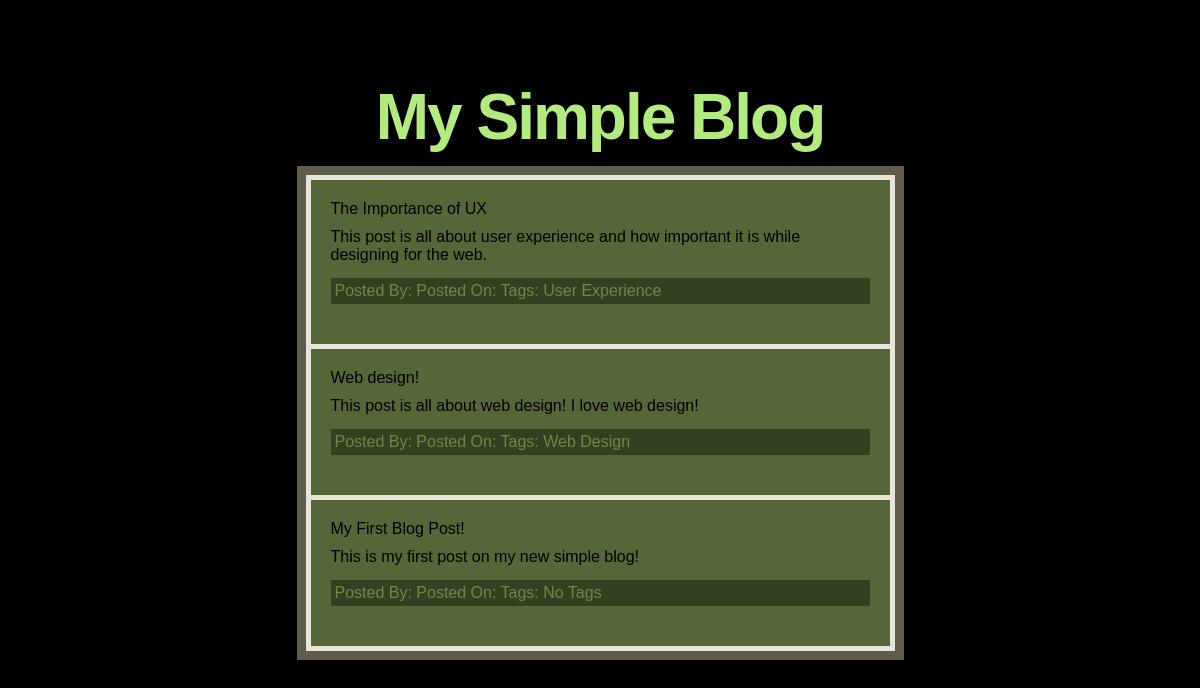
The page / on the database its author committed.
### tables this page shows
CREATE TABLE blog_posts (
    id INT NOT NULL AUTO_INCREMENT,
    title VARCHAR(255) NOT NULL,
    post TEXT NOT NULL,
    author_id INT NOT NULL,
    date_posted DATE NOT NULL,

    PRIMARY KEY (id)
);

### includes.php (called while the page is built, shortened)
<?php
    include 'blogpost.php';
    function GetBlogPosts($inId=null, $inTagId = null)
    {
        if (!empty($inId)) {
                $query = mysql_query("SELECT * FROM blog_posts WHERE id = $inId ORDER BY id DESC");
            }
        elseif (!empty($inTagID)) {
                $query = mysql_query("SELECT blog_posts.* FROM blog_post_tags LEFT JOIN (blog_posts) ON (blog_post_tags.postID = blog_posts.id) WHERE blog_post_tags.tagID = $inTagID ORDER BY blog_posts.id DESC");
        }
        else {
                $query = mysql_query("SELECT * FROM blog_posts ORDER BY id DESC");
        }
        $postArray = array();
        while ($row = mysql_fetch_assoc($query)) {
            $myPost = new BlogPost($row["id"], $row["title"], $row["post"], $row["author_id"]);
            array_push($postArray, $myPost);
        }
        return $postArray;
    }
?>

### BlogPost.php (called while the page is built, shortened)
<?php
    class BlogPost
    {
        function __construct($inId=null, $inTitle=null, $inPost=null, $inPostFull=null, $inAuthorID=null, $inDatePosted=null)
        {
            if (!empty($inTitle)) {
                $this->title = $inTitle;
            }
            if (!empty($inPost)) {
                $this->post = $inPost;
            }
            $postTags = "No Tags";
            if (!empty($inId)) {
                $query = mysql_query("SELECT tags.* FROM blog_post_tags LEFT JOIN (tags) ON (blog_post_tags.tag_id = tags.id) WHERE blog_post_tags.blog_post_id = " . $inId);
                $tagArray = array();
                while ($row = mysql_fetch_assoc($query)) {
                    array_push($tagArray, $row["name"]);
                }
                if (sizeof($tagArray) > 0) {
                    foreach ($tagArray as $tag) {
                        if ($postTags == "No Tags") {
                            $postTags = $tag;
                        } else {
                            $postTags = $postTags . ", " . $tag;
                        }
                    }
                }
            }
            $this->tags = $postTags;
        }
    }
?>

### index.php (the view, shortened to what this page needs)
<!DOCTYPE html>
<html>
    <head>
        <link rel="stylesheet" href="styles.css">
    </head>
    <body>
        <div id="main">
            <h1>My Simple Blog</h1>
            <div id="blogPosts">
                <?php
                    include 'includes.php';
                    $blogPosts = GetBlogPosts();
                    foreach ($blogPosts as $post) {
                        echo "<div class='post'";
                        echo "<h2>$post->title</h2>";
                        echo "<p>$post->post</p>";
                            echo "<span class='footer'>Posted By: $post->author Posted On: $post->datePosted Tags: $post->tags </span>";
                        echo "</div>";
                    }
                ?>
            </div>
        </div>
    </body>
</html>

### styles.css (style rules this page uses)
body { background-color: black; font-family: Arial, sans-serif; }
#main { width: 607px; margin: 80px auto; }
h1 { margin: 0px;padding: 0px; margin-bottom: 2%; text-align: center; letter-spacing: -2px; color: #b4eb7e; font-size: 4em; }
#blogPosts { padding: 5px; border: 9px #615b4a solid; background-color: #e9e4d9; }
.post { margin: 0px 0px 5px 0px; padding: 20px; padding-bottom: 40px; background: #556639; }
.post:last-child { margin: 0px; }
.post p { margin: 10px 0px 14px 0px; }
.post span { display: block; padding: 4px; color: #70864d; background-color: #344120; }

### rows shown on the page
blog_posts: title "The Importance of UX", post "This post is all about user experience and how important it is while designing for the web.", tags "User Experience"
blog_posts: title "Web design!", post "This post is all about web design! I love web design!", tags "Web Design"
blog_posts: title "My First Blog Post!", post "This is my first post on my new simple blog!", tags "No Tags"
